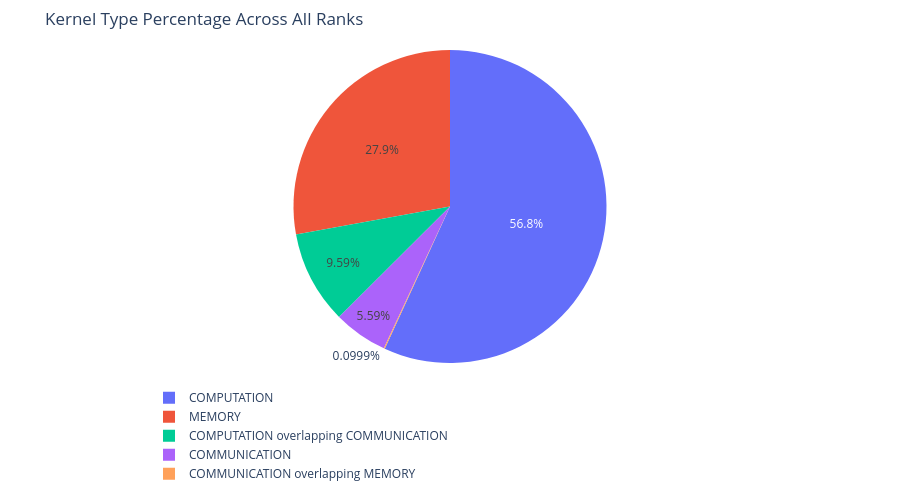
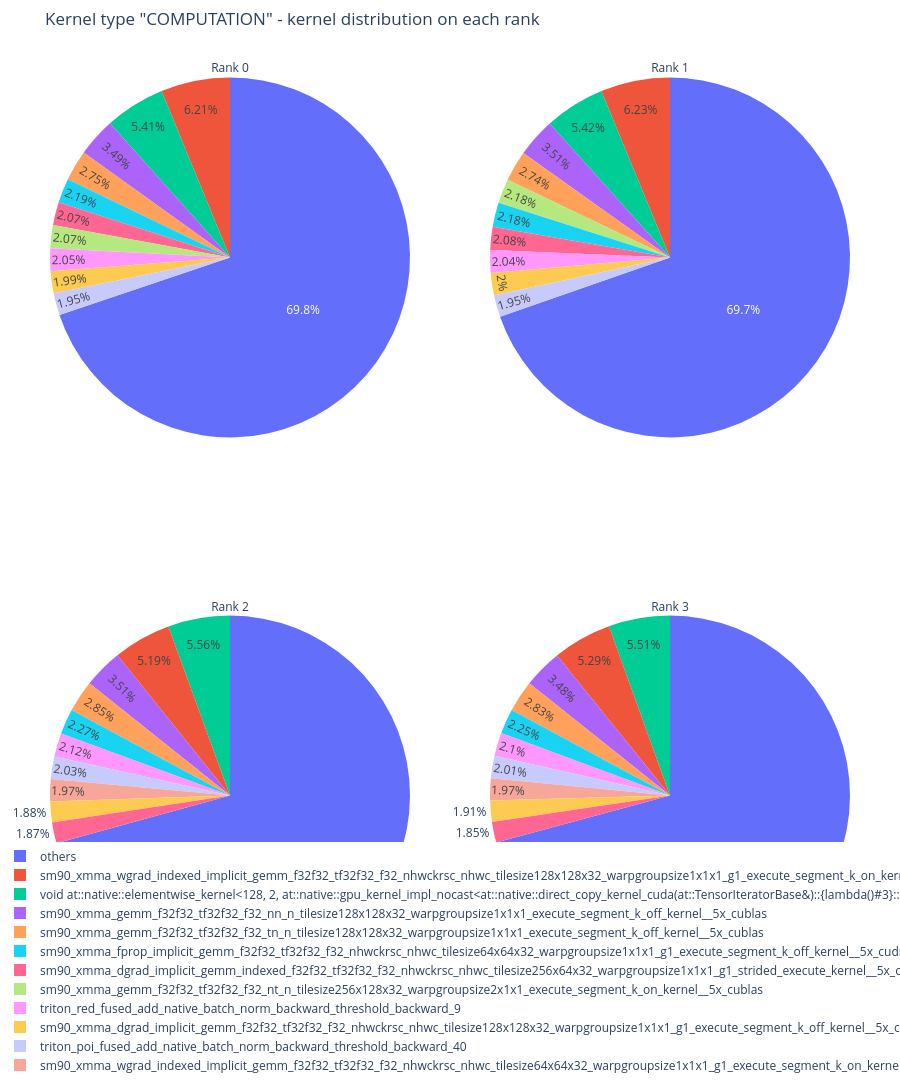
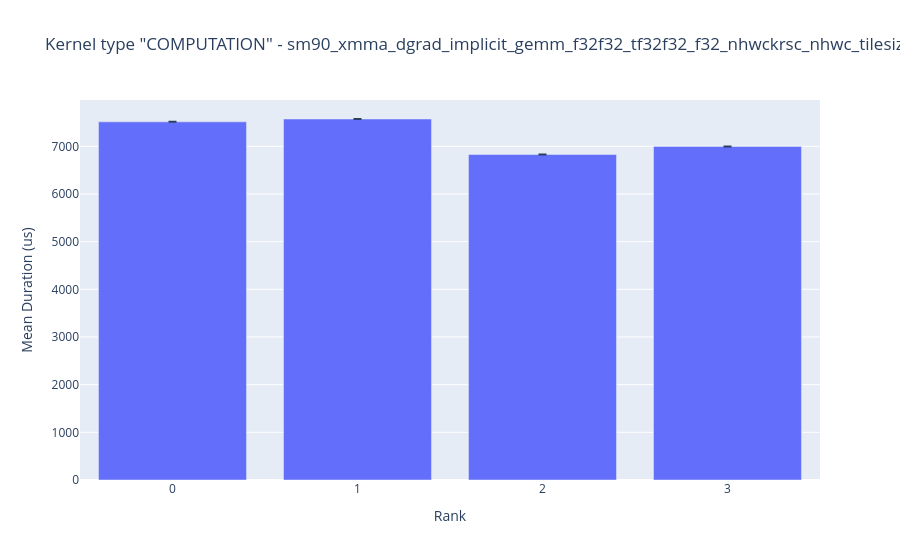
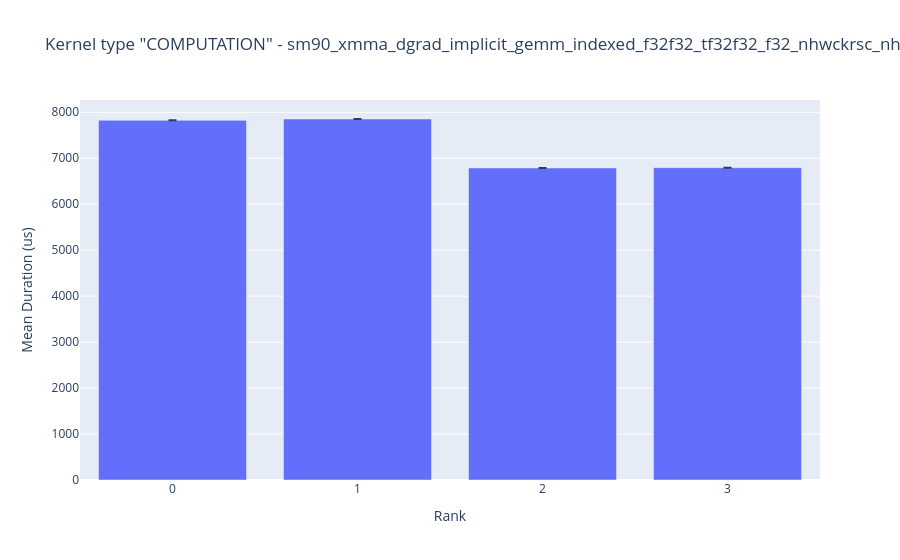

Source (notebook cell) for these figures, in order:
### Markdown cell above
## Kernel Breakdown

### Code cell
analyzer.get_gpu_kernel_breakdown()

### Figure 1 — Plotly figure (JSON) as saved in the notebook; plotly's stock layout.template omitted (floating-point values rounded to 4 significant figures)
{"data": [{"domain": {"x": [0, 1], "y": [0, 1]}, "hovertemplate": "kernel_type=%{label}<br>percentage=%{value}<extra></extra>", "labels": ["COMPUTATION", "MEMORY", "COMPUTATION overlapping COMMUNICATION", "COMMUNICATION", "COMMUNICATION overlapping MEMORY"], "legendgroup": "", "name": "", "showlegend": true, "type": "pie", "values": [56.9, 27.9, 9.6, 5.6, 0.1]}], "layout": {"height": 500, "legend": {"tracegroupgap": 0, "x": 0, "xanchor": "left", "y": -0.4, "yanchor": "bottom"}, "margin": {"b": 50, "l": 50, "r": 50, "t": 50}, "showlegend": true, "title": {"text": "Kernel Type Percentage Across All Ranks"}}}

### Figure 2 — Plotly figure (JSON) as saved in the notebook; plotly's stock layout.template omitted (floating-point values rounded to 4 significant figures)
{"data": [{"automargin": false, "domain": {"x": [0, 0.45], "y": [0.575, 1]}, "labels": ["others", "sm90_xmma_dgrad_implicit_gemm_f32f32_tf32f32_f32_nhwckrsc_nhwc_tilesize128x128x32_warpgroupsize1x1x1_g1_execute_segment_k_off_kernel__5x_cudnn", "sm90_xmma_dgrad_implicit_gemm_indexed_f32f32_tf32f32_f32_nhwckrsc_nhwc_tilesize256x64x32_warpgroupsize1x1x1_g1_strided_execute_kernel__5x_cudnn", "sm90_xmma_fprop_implicit_gemm_f32f32_tf32f32_f32_nhwckrsc_nhwc_tilesize64x64x32_warpgroupsize1x1x1_g1_execute_segment_k_off_kernel__5x_cudnn", "sm90_xmma_gemm_f32f32_tf32f32_f32_nn_n_tilesize128x128x32_warpgroupsize1x1x1_execute_segment_k_off_kernel__5x_cublas", "sm90_xmma_gemm_f32f32_tf32f32_f32_nt_n_tilesize256x128x32_warpgroupsize2x1x1_execute_segment_k_on_kernel__5x_cublas", "sm90_xmma_gemm_f32f32_tf32f32_f32_tn_n_tilesize128x128x32_warpgroupsize1x1x1_execute_segment_k_off_kernel__5x_cublas", "sm90_xmma_wgrad_indexed_implicit_gemm_f32f32_tf32f32_f32_nhwckrsc_nhwc_tilesize128x128x32_warpgroupsize1x1x1_g1_execute_segment_k_on_kernel__5x_cudnn", "triton_poi_fused_add_native_batch_norm_backward_threshold_backward_40", "triton_red_fused_add_native_batch_norm_backward_threshold_backward_9", "void at::native::elementwise_kernel<128, 2, at::native::gpu_kernel_impl_nocast<at::native::direct_copy_kernel_cuda(at::TensorIteratorBase&)::{lambda()#3}::operator()() const::{lambda()#7}::operator()() const::{lambda(float)#1}>(at::TensorIteratorBase&, at::native::direct_copy_kernel_cuda(at::TensorIteratorBase&)::{lambda()#3}::operator()() const::{lambda()#7}::operator()() const::{lambda(float)#1} const&)::{lambda(int)#1}>(int, at::native::gpu_kernel_impl_nocast<at::native::direct_copy_kernel_cuda(at::TensorIteratorBase&)::{lambda()#3}::operator()() const::{lambda()#7}::operator()() const::{lambda(float)#1}>(at::TensorIteratorBase&, at::native::direct_copy_kernel_cuda(at::TensorIteratorBase&)::{lambda()#3}::operator()() const::{lambda()#7}::operator()() const::{lambda(float)#1} const&)::{lambda(int)#1})"], "title": {"text": "Rank 0"}, "type": "pie", "values": [263500.0, 7513.0, 7825.0, 8252.0, 13170.0, 7817.0, 10370.0, 23440.0, 7378.0, 7721.0, 20410.0]}, {"automargin": false, "domain": {"x": [0.55, 1], "y": [0.575, 1]}, "labels": ["others", "sm90_xmma_dgrad_implicit_gemm_f32f32_tf32f32_f32_nhwckrsc_nhwc_tilesize128x128x32_warpgroupsize1x1x1_g1_execute_segment_k_off_kernel__5x_cudnn", "sm90_xmma_dgrad_implicit_gemm_indexed_f32f32_tf32f32_f32_nhwckrsc_nhwc_tilesize256x64x32_warpgroupsize1x1x1_g1_strided_execute_kernel__5x_cudnn", "sm90_xmma_fprop_implicit_gemm_f32f32_tf32f32_f32_nhwckrsc_nhwc_tilesize64x64x32_warpgroupsize1x1x1_g1_execute_segment_k_off_kernel__5x_cudnn", "sm90_xmma_gemm_f32f32_tf32f32_f32_nn_n_tilesize128x128x32_warpgroupsize1x1x1_execute_segment_k_off_kernel__5x_cublas", "sm90_xmma_gemm_f32f32_tf32f32_f32_nt_n_tilesize256x128x32_warpgroupsize2x1x1_execute_segment_k_on_kernel__5x_cublas", "sm90_xmma_gemm_f32f32_tf32f32_f32_tn_n_tilesize128x128x32_warpgroupsize1x1x1_execute_segment_k_off_kernel__5x_cublas", "sm90_xmma_wgrad_indexed_implicit_gemm_f32f32_tf32f32_f32_nhwckrsc_nhwc_tilesize128x128x32_warpgroupsize1x1x1_g1_execute_segment_k_on_kernel__5x_cudnn", "triton_poi_fused_add_native_batch_norm_backward_threshold_backward_40", "triton_red_fused_add_native_batch_norm_backward_threshold_backward_9", "void at::native::elementwise_kernel<128, 2, at::native::gpu_kernel_impl_nocast<at::native::direct_copy_kernel_cuda(at::TensorIteratorBase&)::{lambda()#3}::operator()() const::{lambda()#7}::operator()() const::{lambda(float)#1}>(at::TensorIteratorBase&, at::native::direct_copy_kernel_cuda(at::TensorIteratorBase&)::{lambda()#3}::operator()() const::{lambda()#7}::operator()() const::{lambda(float)#1} const&)::{lambda(int)#1}>(int, at::native::gpu_kernel_impl_nocast<at::native::direct_copy_kernel_cuda(at::TensorIteratorBase&)::{lambda()#3}::operator()() const::{lambda()#7}::operator()() const::{lambda(float)#1}>(at::TensorIteratorBase&, at::native::direct_copy_kernel_cuda(at::TensorIteratorBase&)::{lambda()#3}::operator()() const::{lambda()#7}::operator()() const::{lambda(float)#1} const&)::{lambda(int)#1})"], "title": {"text": "Rank 1"}, "type": "pie", "values": [263500.0, 7573.0, 7854.0, 8255.0, 13290.0, 8265.0, 10380.0, 23560.0, 7381.0, 7728.0, 20490.0]}, {"automargin": false, "domain": {"x": [0, 0.45], "y": [0, 0.425]}, "labels": ["others", "sm90_xmma_dgrad_implicit_gemm_f32f32_tf32f32_f32_nhwckrsc_nhwc_tilesize128x128x32_warpgroupsize1x1x1_g1_execute_segment_k_off_kernel__5x_cudnn", "sm90_xmma_dgrad_implicit_gemm_indexed_f32f32_tf32f32_f32_nhwckrsc_nhwc_tilesize256x64x32_warpgroupsize1x1x1_g1_strided_execute_kernel__5x_cudnn", "sm90_xmma_fprop_implicit_gemm_f32f32_tf32f32_f32_nhwckrsc_nhwc_tilesize64x64x32_warpgroupsize1x1x1_g1_execute_segment_k_off_kernel__5x_cudnn", "sm90_xmma_gemm_f32f32_tf32f32_f32_nn_n_tilesize128x128x32_warpgroupsize1x1x1_execute_segment_k_off_kernel__5x_cublas", "sm90_xmma_gemm_f32f32_tf32f32_f32_tn_n_tilesize128x128x32_warpgroupsize1x1x1_execute_segment_k_off_kernel__5x_cublas", "sm90_xmma_wgrad_indexed_implicit_gemm_f32f32_tf32f32_f32_nhwckrsc_nhwc_tilesize128x128x32_warpgroupsize1x1x1_g1_execute_segment_k_on_kernel__5x_cudnn", "sm90_xmma_wgrad_indexed_implicit_gemm_f32f32_tf32f32_f32_nhwckrsc_nhwc_tilesize64x64x32_warpgroupsize1x1x1_g1_execute_segment_k_on_kernel__5x_cudnn", "triton_poi_fused_add_native_batch_norm_backward_threshold_backward_40", "triton_red_fused_add_native_batch_norm_backward_threshold_backward_9", "void at::native::elementwise_kernel<128, 2, at::native::gpu_kernel_impl_nocast<at::native::direct_copy_kernel_cuda(at::TensorIteratorBase&)::{lambda()#3}::operator()() const::{lambda()#7}::operator()() const::{lambda(float)#1}>(at::TensorIteratorBase&, at::native::direct_copy_kernel_cuda(at::TensorIteratorBase&)::{lambda()#3}::operator()() const::{lambda()#7}::operator()() const::{lambda(float)#1} const&)::{lambda(int)#1}>(int, at::native::gpu_kernel_impl_nocast<at::native::direct_copy_kernel_cuda(at::TensorIteratorBase&)::{lambda()#3}::operator()() const::{lambda()#7}::operator()() const::{lambda(float)#1}>(at::TensorIteratorBase&, at::native::direct_copy_kernel_cuda(at::TensorIteratorBase&)::{lambda()#3}::operator()() const::{lambda()#7}::operator()() const::{lambda(float)#1} const&)::{lambda(int)#1})"], "title": {"text": "Rank 2"}, "type": "pie", "values": [257200.0, 6828.0, 6790.0, 8254.0, 12770.0, 10370.0, 18870.0, 7167.0, 7374.0, 7709.0, 20220.0]}, {"automargin": false, "domain": {"x": [0.55, 1], "y": [0, 0.425]}, "labels": ["others", "sm90_xmma_dgrad_implicit_gemm_f32f32_tf32f32_f32_nhwckrsc_nhwc_tilesize128x128x32_warpgroupsize1x1x1_g1_execute_segment_k_off_kernel__5x_cudnn", "sm90_xmma_dgrad_implicit_gemm_indexed_f32f32_tf32f32_f32_nhwckrsc_nhwc_tilesize256x64x32_warpgroupsize1x1x1_g1_strided_execute_kernel__5x_cudnn", "sm90_xmma_fprop_implicit_gemm_f32f32_tf32f32_f32_nhwckrsc_nhwc_tilesize64x64x32_warpgroupsize1x1x1_g1_execute_segment_k_off_kernel__5x_cudnn", "sm90_xmma_gemm_f32f32_tf32f32_f32_nn_n_tilesize128x128x32_warpgroupsize1x1x1_execute_segment_k_off_kernel__5x_cublas", "sm90_xmma_gemm_f32f32_tf32f32_f32_tn_n_tilesize128x128x32_warpgroupsize1x1x1_execute_segment_k_off_kernel__5x_cublas", "sm90_xmma_wgrad_indexed_implicit_gemm_f32f32_tf32f32_f32_nhwckrsc_nhwc_tilesize128x128x32_warpgroupsize1x1x1_g1_execute_segment_k_on_kernel__5x_cudnn", "sm90_xmma_wgrad_indexed_implicit_gemm_f32f32_tf32f32_f32_nhwckrsc_nhwc_tilesize64x64x32_warpgroupsize1x1x1_g1_execute_segment_k_on_kernel__5x_cudnn", "triton_poi_fused_add_native_batch_norm_backward_threshold_backward_40", "triton_red_fused_add_native_batch_norm_backward_threshold_backward_9", "void at::native::elementwise_kernel<128, 2, at::native::gpu_kernel_impl_nocast<at::native::direct_copy_kernel_cuda(at::TensorIteratorBase&)::{lambda()#3}::operator()() const::{lambda()#7}::operator()() const::{lambda(float)#1}>(at::TensorIteratorBase&, at::native::direct_copy_kernel_cuda(at::TensorIteratorBase&)::{lambda()#3}::operator()() const::{lambda()#7}::operator()() const::{lambda(float)#1} const&)::{lambda(int)#1}>(int, at::native::gpu_kernel_impl_nocast<at::native::direct_copy_kernel_cuda(at::TensorIteratorBase&)::{lambda()#3}::operator()() const::{lambda()#7}::operator()() const::{lambda(float)#1}>(at::TensorIteratorBase&, at::native::direct_copy_kernel_cuda(at::TensorIteratorBase&)::{lambda()#3}::operator()() const::{lambda()#7}::operator()() const::{lambda(float)#1} const&)::{lambda(int)#1})"], "title": {"text": "Rank 3"}, "type": "pie", "values": [259800.0, 6997.0, 6796.0, 8247.0, 12780.0, 10380.0, 19400.0, 7233.0, 7380.0, 7693.0, 20210.0]}], "layout": {"height": 1200, "legend": {"x": 0, "xanchor": "left", "y": -0.1, "yanchor": "bottom"}, "margin": {"b": 50, "l": 50, "r": 50, "t": 50}, "showlegend": true, "title": {"text": "Kernel type \"COMPUTATION\" - kernel distribution on each rank"}}}

### Figure 3 — Plotly figure (JSON) as saved in the notebook; plotly's stock layout.template omitted (floating-point values rounded to 4 significant figures)
{"data": [{"error_y": {"array": [0.0, 0.0, 0.0, 0.0], "arrayminus": [0.0, 0.0, 0.0, 0.0]}, "hovertemplate": "Rank=%{x}<br>Mean Duration (us)=%{y}<extra></extra>", "legendgroup": "", "marker": {"color": "#636efa", "pattern": {"shape": ""}}, "name": "", "orientation": "v", "showlegend": false, "textposition": "auto", "type": "bar", "x": [0, 1, 2, 3], "xaxis": "x", "y": [7513.0, 7573.0, 6828.0, 6997.0], "yaxis": "y"}], "layout": {"barmode": "relative", "legend": {"tracegroupgap": 0}, "title": {"text": "Kernel type \"COMPUTATION\" - sm90_xmma_dgrad_implicit_gemm_f32f32_tf32f32_f32_nhwckrsc_nhwc_tilesize128x128x32_warpgroupsize1x1x1_g1_execute_segment_k_off_kernel__5x_cudnn"}, "xaxis": {"anchor": "y", "domain": [0, 1], "dtick": 1, "tick0": 0, "tickmode": "linear", "title": {"text": "Rank"}}, "yaxis": {"anchor": "x", "domain": [0, 1], "title": {"text": "Mean Duration (us)"}}}}

### Figure 4 — Plotly figure (JSON) as saved in the notebook; plotly's stock layout.template omitted (floating-point values rounded to 4 significant figures)
{"data": [{"error_y": {"array": [0.0, 0.0, 0.0, 0.0], "arrayminus": [0.0, 0.0, 0.0, 0.0]}, "hovertemplate": "Rank=%{x}<br>Mean Duration (us)=%{y}<extra></extra>", "legendgroup": "", "marker": {"color": "#636efa", "pattern": {"shape": ""}}, "name": "", "orientation": "v", "showlegend": false, "textposition": "auto", "type": "bar", "x": [0, 1, 2, 3], "xaxis": "x", "y": [7825.0, 7854.0, 6790.0, 6796.0], "yaxis": "y"}], "layout": {"barmode": "relative", "legend": {"tracegroupgap": 0}, "title": {"text": "Kernel type \"COMPUTATION\" - sm90_xmma_dgrad_implicit_gemm_indexed_f32f32_tf32f32_f32_nhwckrsc_nhwc_tilesize256x64x32_warpgroupsize1x1x1_g1_strided_execute_kernel__5x_cudnn"}, "xaxis": {"anchor": "y", "domain": [0, 1], "dtick": 1, "tick0": 0, "tickmode": "linear", "title": {"text": "Rank"}}, "yaxis": {"anchor": "x", "domain": [0, 1], "title": {"text": "Mean Duration (us)"}}}}
